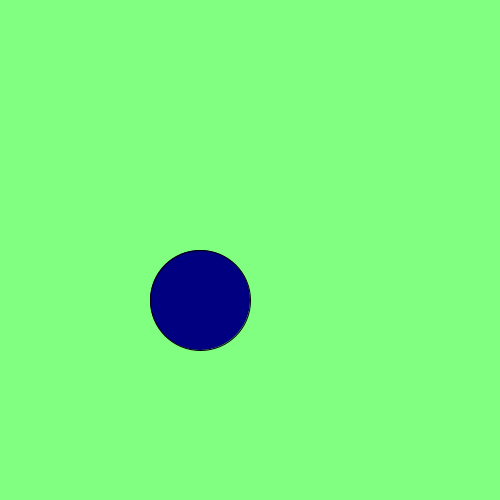
Frame 1 (no input)
Frame 60 (the mouse pressed at the canvas centre just before this capture): identical to frame 1, image omitted
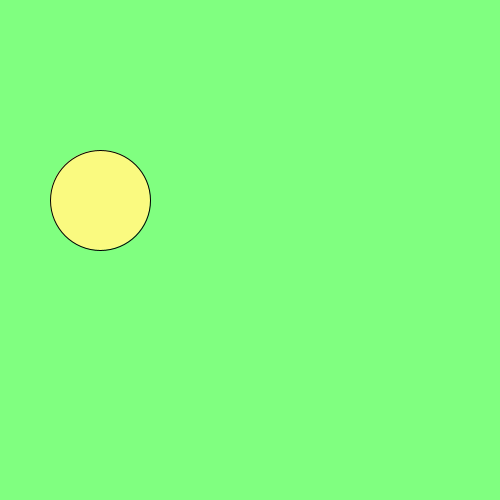
Frame 120 (the mouse held since frame 60 and released just before this capture)

The Processing sketch that drew these frames (run headless with seeded random() and noise(); from frame 60 on, the mouse is pressed at the canvas centre):

// Processing sketch: SirkelOgMus
// ── SirkelOgMus.pde
void setup() {
  size(500, 500);
}

void draw() {
  background(128, 255, 128);
  fill(mouseX, mouseY, 128);
  if (mousePressed) {
    ellipse(100, 200, 100, 100);
  } else {
    ellipse(200, 300, 100, 100);
  }
}
